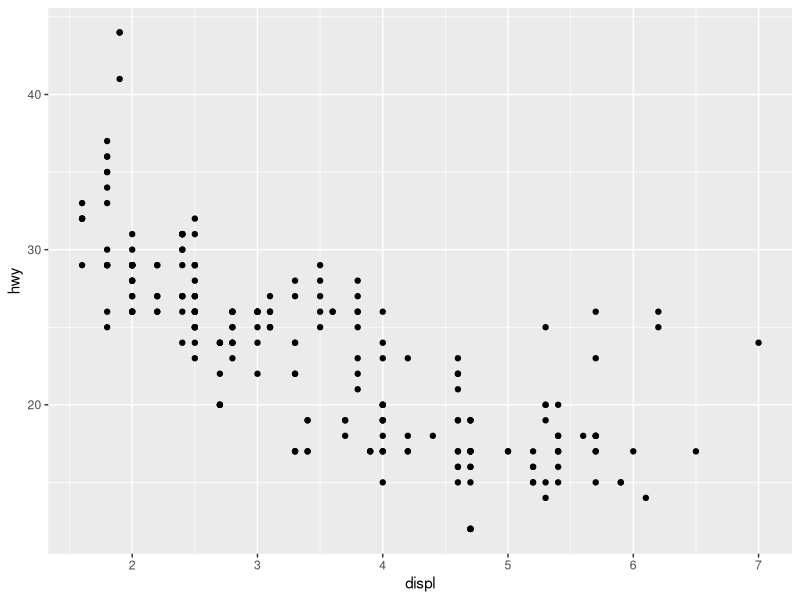
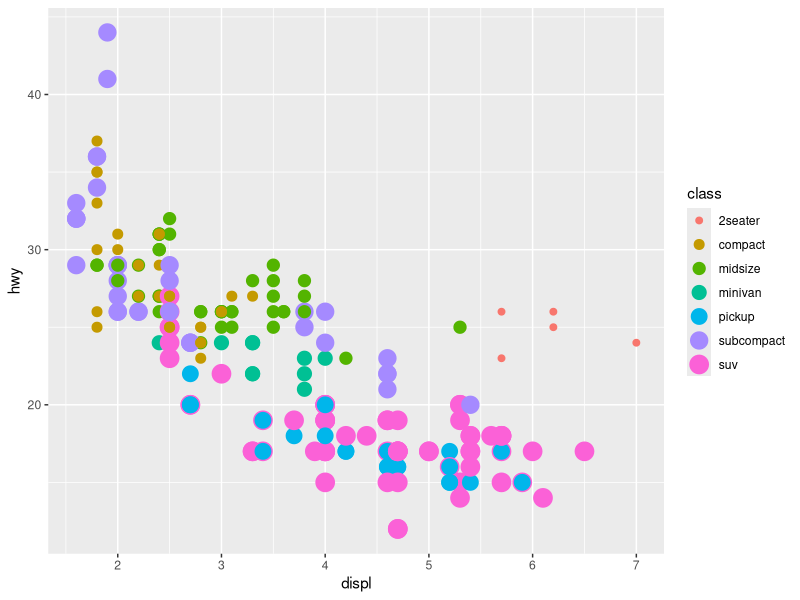
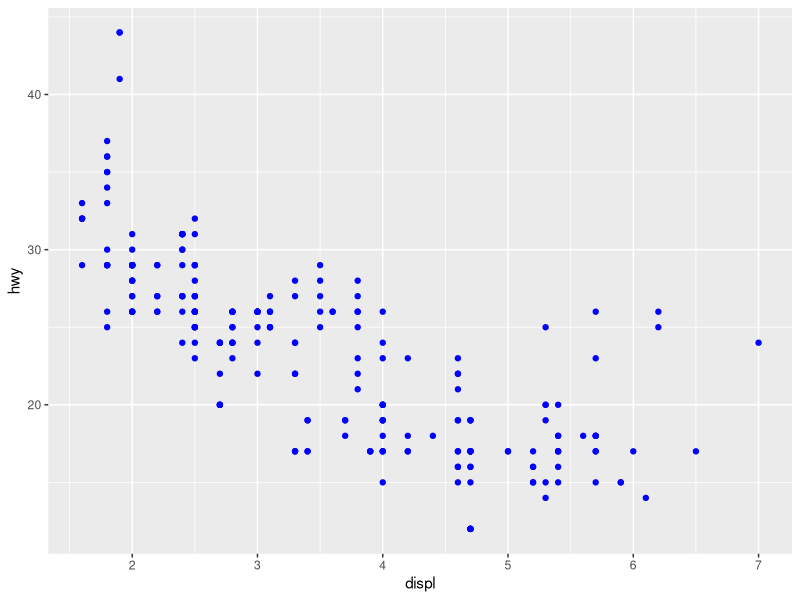
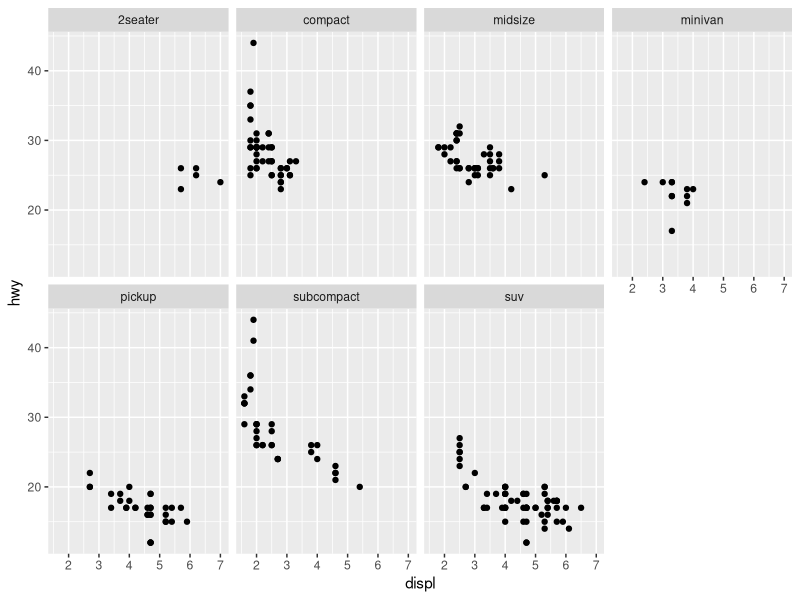
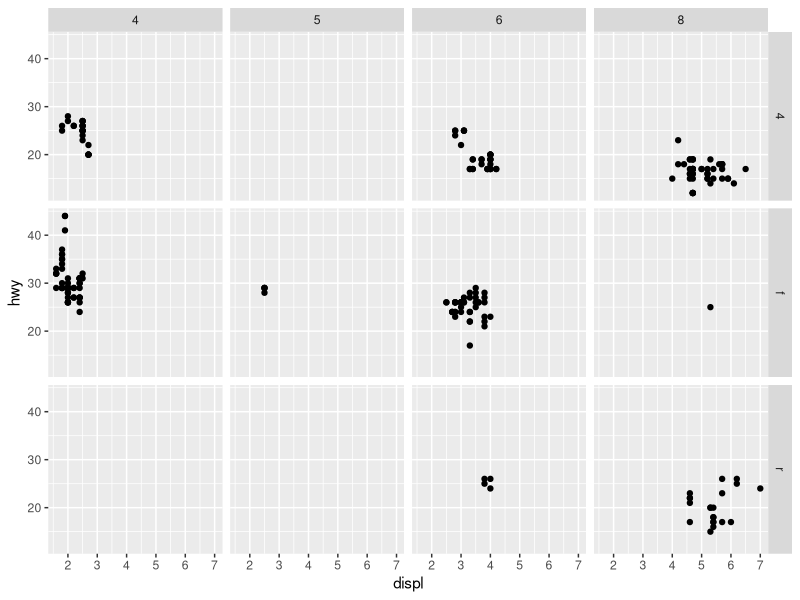
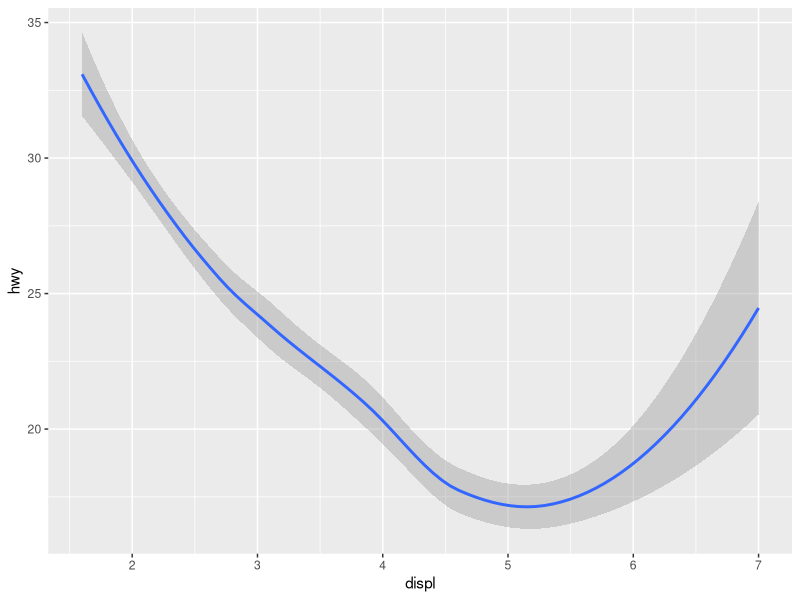
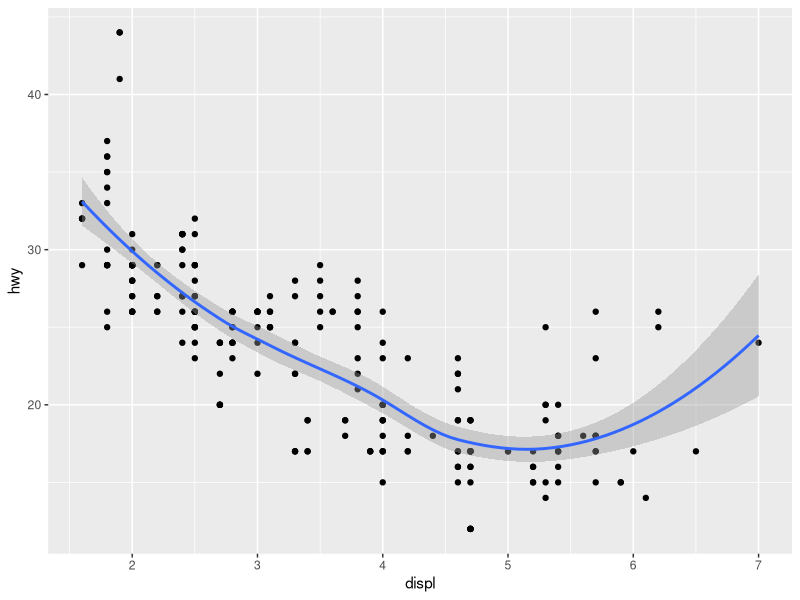
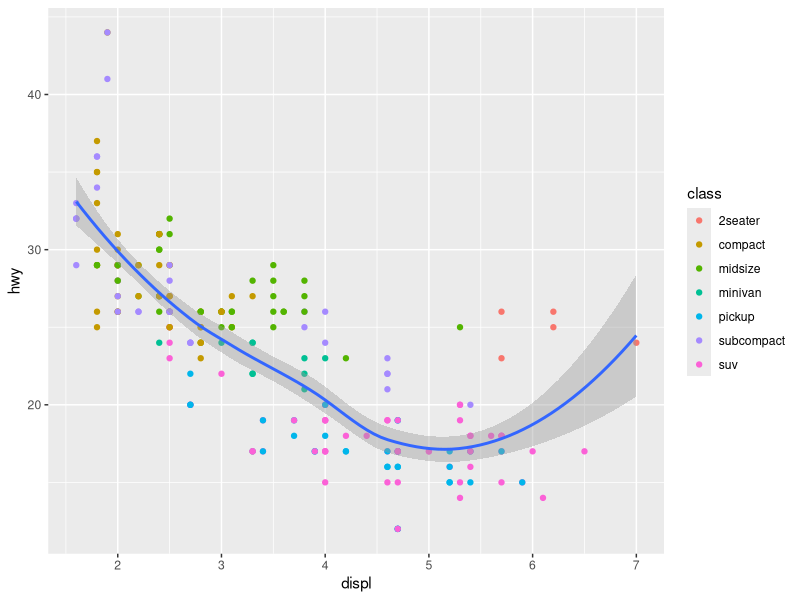

These figures' R source, in order:
# load packages ------

library(tidyverse)
library(here)
library(skimr)

# read the data in --------
ggplot2::mpg
mpg
view(mpg)
dim(mpg)
skim(mpg)


# create ggplot -------
ggplot(data=mpg) + geom_point(mapping= aes(x= displ, y= hwy))


# Aesthetic mappings -------
# you can map different aesthetics to class, e.g. size, color, shape, alpha
ggplot(data= mpg) + geom_point(mapping= aes(x= displ, y= hwy, color=class, 
                                            size= class))

# control the color of the points
# manual assignment of an aesthetic value happens outside "aes()"
ggplot(data=mpg) + geom_point(mapping = aes(x=displ, y=hwy), color='blue')


# Facets ---------
# aka subplots
# Facet by a single variable (class in this case) > use "facet_wrap"
ggplot(data=mpg) +
  geom_point(mapping= aes(x=displ, y=hwy)) +
  facet_wrap(~ class, nrow=2)

# Facet by multiple variables > use "facet_grid
ggplot(data=mpg) +
  geom_point(mapping = aes(x=displ, y=hwy)) +
  facet_grid(drv ~ cyl)
# Geometric objects --------
# use smooth line geom
ggplot(data=mpg) + 
  geom_smooth(mapping = aes(x=displ, y=hwy))

# display multiple geoms 
ggplot(data=mpg) +
  geom_point(mapping= aes(x=displ, y=hwy)) +
  geom_smooth(mapping= aes(x=displ, y=hwy))
# the mapping can be passed directly to ggplot
ggplot(data=mpg, mapping=aes(x=displ, y=hwy)) +
  geom_point(mapping= aes(color=class)) +
  geom_smooth()
# Statistical transformation -------
